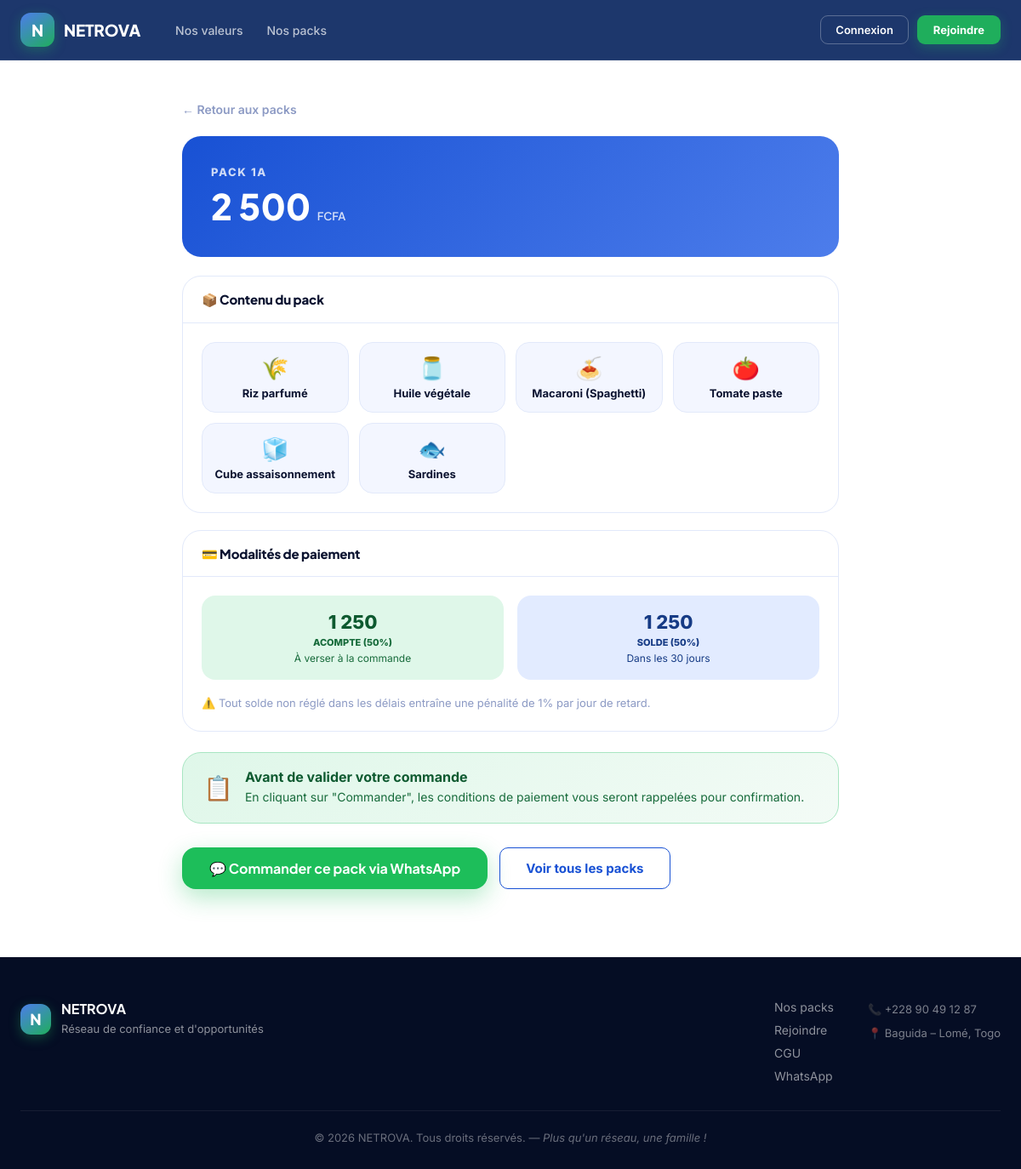
The page /packs/1A/ on the database its author committed.
### produits/models.py (models this page shows, shortened)
class Pack(models.Model):
    CODE_CHOICES = [
        ('1A', 'Pack 1A'),
        ('2A', 'Pack 2A'),
        ('2B', 'Pack 2B'),
        ('3A', 'Pack 3A'),
        ('3B', 'Pack 3B'),
        ('4A', 'Pack 4A'),
        ('4B', 'Pack 4B'),
    ]
    COULEUR_CHOICES = [
        ('blue',    'Bleu'),
        ('green',   'Vert'),
        ('orange',  'Orange'),
        ('navy',    'Marine'),
        ('purple',  'Violet'),
        ('red',     'Rouge'),
        ('darkgreen','Vert foncé'),
    ]
    code         = models.CharField(max_length=5, choices=CODE_CHOICES, unique=True)
    nom          = models.CharField(max_length=100)
    prix         = models.PositiveIntegerField(help_text='Prix en FCFA')
    description  = models.TextField(blank=True)
    note_quantite = models.CharField(
        max_length=100, blank=True,
        help_text='Ex: "EN QUANTITÉ PLUS ÉLEVÉE" ou "GRANDE QUANTITÉ"'
    )
    couleur      = models.CharField(max_length=15, choices=COULEUR_CHOICES, default='blue')
    disponible   = models.BooleanField(default=True)
    ordre        = models.PositiveSmallIntegerField(default=0)
    class Meta:
        verbose_name        = 'Pack'
        verbose_name_plural = 'Packs'
        ordering            = ['ordre', 'prix']
    @property
    def prix_formate(self):
        return f"{self.prix:,}".replace(',', ' ')
    @property
    def acompte_estime(self):
        return f"{(self.prix // 2):,}".replace(',', ' ')
    @property
    def composants_liste(self):
        return self.composants.filter(actif=True).order_by('ordre')
    def lien_whatsapp(self):
        numero = getattr(settings, 'NETROVA_WHATSAPP', '22890491287')
        message = f"Bonjour NETROVA, je souhaite commander le Pack {self.code} à {self.prix_formate} FCFA."
        return f"https://wa.me/{numero}?text={quote(message)}"

class Composant(models.Model):
    pack    = models.ForeignKey(Pack, on_delete=models.CASCADE, related_name='composants')
    nom     = models.CharField(max_length=100, help_text='Ex: Riz, Huile végétale (1L), Milo')
    emoji   = models.CharField(max_length=5, blank=True, help_text='Emoji représentatif')
    ordre   = models.PositiveSmallIntegerField(default=0)
    actif   = models.BooleanField(default=True)
    class Meta:
        verbose_name        = 'Composant'
        verbose_name_plural = 'Composants'
        ordering            = ['ordre']

### produits/views.py (the view)
# urls.py: path('<str:code>/', views.detail_pack, name='detail'),
def detail_pack(request, code):
    pack = get_object_or_404(Pack, code=code.upper(), disponible=True)
    return render(request, 'produits/detail_pack.html', {'pack': pack})

### dashboard/context_processors.py (called while the page is built, shortened)
def admin_dashboard_stats(request):
    if request.path.rstrip('/') != '/admin':
        return {}

### produits/templates/produits/detail_pack.html (shortened to what this page needs)
{% extends 'base.html' %}
{% block content %}
<div style="padding-top:70px">
  <div style="max-width:820px;margin:0 auto;padding:48px 24px 80px">
    <a href="{% url 'produits:catalogue' %}" style="color:var(--ink-faint);text-decoration:none;font-size:14px;font-weight:600">← Retour aux packs</a>
    <div style="margin-top:22px">
      <div class="pack-header pack-{{ pack.code|lower }}" style="border-radius:22px;padding:34px">
        <div class="pack-label" style="font-size:13px">Pack {{ pack.code }}</div>
        <div class="pack-price" style="font-size:42px">{{ pack.prix_formate }} <span>FCFA</span></div>
      </div>
    </div>
    <div class="card" style="margin-top:22px">
      <div class="card-header"><h3>📦 Contenu du pack</h3></div>
      <div class="card-body-pad">
        <div style="display:grid;grid-template-columns:repeat(auto-fill,minmax(140px,1fr));gap:12px">
          {% for comp in pack.composants_liste %}
          <div style="background:var(--cloud);border:1px solid var(--line);border-radius:var(--r-md);padding:14px;text-align:center">
            <div style="font-size:26px;margin-bottom:6px">{% if comp.emoji %}{{ comp.emoji }}{% else %}📦{% endif %}</div>
            <div style="font-size:13px;font-weight:700;color:var(--ink)">{{ comp.nom }}</div>
          </div>
          {% endfor %}
        </div>
      </div>
    </div>
    <div class="card" style="margin-top:20px">
      <div class="card-header"><h3>💳 Modalités de paiement</h3></div>
      <div class="card-body-pad">
        <div style="display:grid;grid-template-columns:1fr 1fr;gap:16px">
          <div style="background:#DFF7E9;border-radius:var(--r-md);padding:18px;text-align:center">
            <div style="font-size:22px;font-weight:800;color:#0E5A30">{{ pack.acompte_estime|default:"" }}</div>
            <div style="font-size:11px;color:#176B3B;font-weight:800;text-transform:uppercase;margin-top:4px">Acompte (50%)</div>
            <div style="font-size:12px;color:#176B3B;margin-top:4px">À verser à la commande</div>
          </div>
          <div style="background:#E2EBFF;border-radius:var(--r-md);padding:18px;text-align:center">
            <div style="font-size:22px;font-weight:800;color:#163B85">{{ pack.acompte_estime|default:"" }}</div>
            <div style="font-size:11px;color:#163B85;font-weight:800;text-transform:uppercase;margin-top:4px">Solde (50%)</div>
            <div style="font-size:12px;color:#163B85;margin-top:4px">Dans les 30 jours</div>
          </div>
        </div>
        <p style="font-size:13px;color:var(--ink-faint);margin-top:16px">
          ⚠️ Tout solde non réglé dans les délais entraîne une pénalité de 1% par jour de retard.
        </p>
      </div>
    </div>
    <div class="cond-banner" style="margin-top:24px;margin-bottom:0">
      <span class="cond-banner-icon">📋</span>
      <div>
        <strong>Avant de valider votre commande</strong>
        <p>En cliquant sur "Commander", les conditions de paiement vous seront rappelées pour confirmation.</p>
      </div>
    </div>
    <div style="margin-top:28px;display:flex;gap:14px;flex-wrap:wrap">
      <a href="#" class="btn-wa-big" style="font-size:16px;padding:14px 32px;margin-top:0"
         onclick="return netrovaOpenCondModal('{{ pack.code }}', '{{ pack.prix_formate }}', '{{ pack.lien_whatsapp }}')">
        💬 Commander ce pack via WhatsApp
      </a>
      <a href="{% url 'produits:catalogue' %}" class="btn-outline">Voir tous les packs</a>
    </div>
  </div>
</div>
{% endblock %}

### templates/base.html (shortened to what this page needs)
<!DOCTYPE html>
<html lang="fr">
<head>
  {% load static %}
  <link rel="stylesheet" href="{% static 'css/netrova.css' %}"/>
</head>
<body>
<nav class="navbar">
  <div class="navbar-inner">
    <a href="{% url 'accueil' %}" class="nav-logo">
      <div class="nav-logo-icon">N</div>
      <span class="nav-logo-text">NETROVA</span>
    </a>
    <ul class="nav-links" id="navLinks">
      <li><a href="{% url 'accueil' %}#valeurs">Nos valeurs</a></li>
      <li><a href="{% url 'produits:catalogue' %}">Nos packs</a></li>
    </ul>
    <div class="nav-actions">
      {% if user.is_authenticated %}
        <span class="nav-user">👤 {{ user.get_full_name|default:user.username }}</span>
        <a href="{% url 'membres:deconnexion' %}" class="btn-nav-outline">Déconnexion</a>
      {% else %}
        <a href="{% url 'membres:connexion' %}" class="btn-nav-outline">Connexion</a>
        <a href="{% url 'membres:inscription' %}" class="btn-nav-primary">Rejoindre</a>
      {% endif %}
    </div>
  </div>
</nav>
<main>
{% block content %}{% endblock %}
</main>
<footer class="footer">
  <div class="footer-inner">
    <div class="footer-logo">
      <div class="nav-logo-icon" style="width:36px;height:36px;font-size:18px;">N</div>
      <div>
        <strong>NETROVA</strong>
        <p>Réseau de confiance et d'opportunités</p>
      </div>
    </div>
    <div class="footer-links">
      <a href="{% url 'produits:catalogue' %}">Nos packs</a>
      <a href="{% url 'membres:inscription' %}">Rejoindre</a>
      <a href="{% url 'cgu' %}">CGU</a>
      <a href="https://wa.me/22890491287" target="_blank">WhatsApp</a>
    </div>
    <div class="footer-contact">
      <p>📞 +228 90 49 12 87</p>
      <p>📍 Baguida – Lomé, Togo</p>
    </div>
  </div>
  <div class="footer-bottom">
    <p>© {% now "Y" %} NETROVA. Tous droits réservés. — <em>Plus qu'un réseau, une famille !</em></p>
  </div>
</footer>
</body>
</html>

### rows shown on the page
Pack: code "1A", prix_formate "2 500", acompte_estime "1 250"
Composant: emoji "🌾", nom "Riz parfumé"
Composant: emoji "🫙", nom "Huile végétale"
Composant: emoji "🍝", nom "Macaroni (Spaghetti)"
Composant: emoji "🍅", nom "Tomate paste"
Composant: emoji "🧊", nom "Cube assaisonnement"
Composant: emoji "🐟", nom "Sardines"
